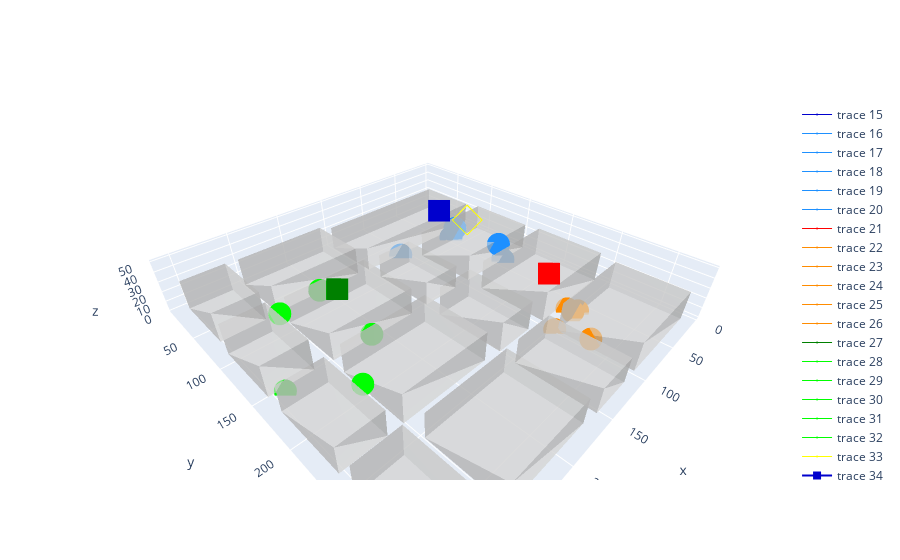

Notebook code cell kept with this figure:
### Code cell
rois = [
	create_roi(10, 256, 0, 88, 66, 28, 'lightgrey'),
	create_roi(268, 254, 0, 38, 66, 29, 'lightgrey'),
	create_roi(168, 254, 0, 82, 66, 24, 'lightgrey'),
	create_roi(114, 254, 0, 40, 68, 24, 'lightgrey'),
	create_roi(114, 172, 0, 38, 66, 29, 'lightgrey'),
	create_roi(8, 172, 0, 88, 68, 30, 'lightgrey'),
	create_roi(266, 170, 0, 38, 66, 25, 'lightgrey'),
	create_roi(168, 170, 0, 84, 66, 28, 'lightgrey'),
	create_roi(266, 90, 0, 38, 62, 30, 'lightgrey'),
	create_roi(168, 90, 0, 82, 64, 27, 'lightgrey'),
	create_roi(112, 90, 0, 38, 64, 24, 'lightgrey'),
	create_roi(6, 90, 0, 88, 64, 27, 'lightgrey'),
	create_roi(6, 12, 0, 144, 60, 24, 'lightgrey'),
	create_roi(262, 10, 0, 40, 62, 29, 'lightgrey'),
	create_roi(162, 10, 0, 88, 60, 28, 'lightgrey'),
]

drones = [
	[
		Point([80,100,50], 0)
	],
	[
		Point([110,74,1], 0)
	],
	[
		Point([55,157,25], 0)
	],
	[
		Point([45,85,1], 0)
	],
	[
		Point([42,155,1], 0)
	],
	[
		Point([39,85,10], 0)
	],
	[
		Point([100,240,50], 0)
	],
	[
		Point([64,254,1], 0)
	],
	[
		Point([73,254,5], 0)
	],
	[
		Point([100,254,1], 0)
	],
	[
		Point([68,246,1], 0)
	],
	[
		Point([100,285,10], 0)
	],
	[
		Point([230,140,50], 0)
	],
	[
		Point([260,98,20], 0)
	],
	[
		Point([217,160,10], 0)
	],
	[
		Point([293,156,1], 0)
	],
	[
		Point([212,80,10], 0)
	],
	[
		Point([260,205,20], 0)
	],
	[
		Point([60,120,40], 0)
	],
]
trs = gen_trajectory(drones)
fig = go.Figure(data=[*rois,*trs])
#fig.update_layout(scene_aspectmode='manual', scene_aspectratio=dict(x=1, y=1, z=0.5))
fig.update_layout(scene_aspectmode='data')
fig.show()
